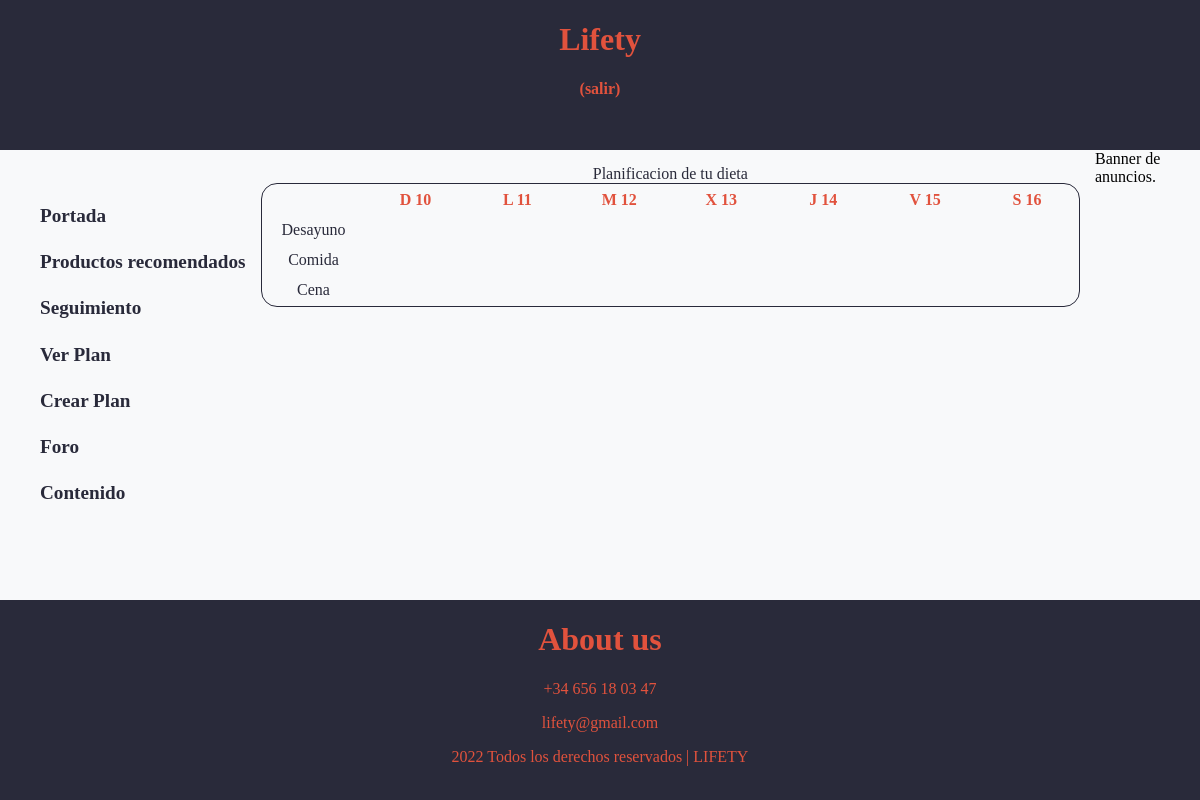
Screenshot of /plandieta.php (signed in) with the database file from the repository.
### tables this page shows
CREATE TABLE `dieta` (
  `id_usuario` int(5) unsigned NOT NULL,
  `fecha` date NOT NULL,
  `id_desayuno` int(5) unsigned DEFAULT NULL,
  `id_almuerzo` int(5) unsigned DEFAULT NULL,
  `id_cena` int(5) unsigned DEFAULT NULL,
  `tipo` int(1) unsigned NOT NULL DEFAULT 0,
  PRIMARY KEY (`id_usuario`,`fecha`),
  KEY `clave-dieta-desayuno` (`id_desayuno`),
  KEY `clave-dieta-almurezo` (`id_almuerzo`),
  KEY `clave-dieta-cena` (`id_cena`),
  CONSTRAINT `clave-dieta-almurezo` FOREIGN KEY (`id_almuerzo`) REFERENCES `comidas` (`id_comida`) ON DELETE SET NULL ON UPDATE CASCADE,
  CONSTRAINT `clave-dieta-cena` FOREIGN KEY (`id_cena`) REFERENCES `comidas` (`id_comida`) ON DELETE SET NULL ON UPDATE CASCADE,
  CONSTRAINT `clave-dieta-desayuno` FOREIGN KEY (`id_desayuno`) REFERENCES `comidas` (`id_comida`) ON DELETE SET NULL ON UPDATE CASCADE,
  CONSTRAINT `dieta_ibfk_1` FOREIGN KEY (`id_usuario`) REFERENCES `usuario` (`id_usuario`) ON DELETE CASCADE ON UPDATE CASCADE
);

### plandieta.php (called while the page is built, shortened)
<?php
require_once __DIR__.'/includes/vistas/helpers/planes.php';
$htmlDieta = mostrarDieta();
require __DIR__.'/includes/vistas/plantillas/plantilla.php';

### includes/clases/appweb/plan/Dieta.php (called while the page is built, shortened)
<?php
class Dieta {
    public static function buscaDieta($id, &$dias, &$desayuno, &$almuerzo, &$cena){
        $IDs_desayunos = array();
        $IDs_almuerzos = array();
        $IDs_cenas = array();
        $bd = Aplicacion::getInstance()->getConexionBd();
        $query = sprintf(
            "SELECT dieta.fecha AS fecha FROM dieta WHERE dieta.id_usuario = %d",
            $id
        );
        if (!($result = $bd->query($query))) {
            return false;
        }
        $dias = $result->num_rows;
        $fila = mysqli_fetch_assoc($result);
        $fecha = $fila['fecha'];
        $query = sprintf(
            "SELECT dieta.id_desayuno, dieta.id_almuerzo, dieta.id_cena FROM dieta WHERE dieta.id_usuario = %d",
            $id
        );
        $result = $bd->query($query);
        while ($fila = mysqli_fetch_assoc($result)) {
            array_push($IDs_desayunos, $fila['id_desayuno']);
            array_push($IDs_almuerzos, $fila['id_almuerzo']);
            array_push($IDs_cenas, $fila['id_cena']);
        }
        $desayuno = self::fill_array($bd, $IDs_desayunos);
        $almuerzo = self::fill_array($bd, $IDs_almuerzos);
        $cena = self::fill_array($bd, $IDs_cenas);
        return $fecha;
    }
    private static function fill_array($bd, $src) {
        $ret = array();
        for ($i = 0; $i < count($src); $i++) {
            $query = sprintf(
                "SELECT comidas.descripcion FROM comidas WHERE comidas.id_comida = %d",
                $src[$i]
            );
            $result = $bd->query($query);
            $fila = mysqli_fetch_assoc($result);
            array_push($ret, $fila['descripcion']);
        }
        return $ret;
    }
}
?>

### includes/vistas/helpers/planes.php (the view, shortened to what this page needs)
<?php
function mostrarDieta(){
    $dias = 0;
    $desayuno = array();
    $almuerzo = array();
    $cena = array();
    $fecha = Dieta:: buscaDieta($_SESSION['id'], $dias, $desayuno, $almuerzo, $cena);
    $contenido = "<table id=planificacion>";
    $contenido .= "<caption>Planificacion de tu dieta</caption>";
    $contenido .= "<thead><tr>";
    $contenido .= "<th></th>";
    for ($i = 0; $i < $dias; $i++) {
        $dia_semana = date('w', strtotime($fecha));
        $dia_mes = date('d', strtotime($fecha));
        switch ($dia_semana) {
            case 1: { $contenido .= "<th>L ".$dia_mes."</th>";   } break;
            case 2: { $contenido .= "<th>M ".$dia_mes."</th>";   } break;
            case 3: { $contenido .= "<th>X ".$dia_mes."</th>";   } break;
            case 4: { $contenido .= "<th>J ".$dia_mes."</th>";   } break;
            case 5: { $contenido .= "<th>V ".$dia_mes."</th>";   } break;
            case 6: { $contenido .= "<th>S ".$dia_mes."</th>";   } break;
            case 0: { $contenido .= "<th>D ".$dia_mes."</th>";   } break;
        }
        $fecha = date('Y-m-d', strtotime($fecha . '+1 day'));
    }
    $contenido .= "</tr></thead><tbody>";
    for ($i = 0; $i < 3; $i++) {
        $contenido .= "<tr>";
        switch ($i) {
            case 0: $contenido .= "<td id=\"table-diets\">Desayuno</td>";  break;
            case 1: $contenido .= "<td id=\"table-diets\">Comida</td>";    break;
            case 2: $contenido .= "<td id=\"table-diets\">Cena</td>";      break;
        }
        for ($j = 0; $j < $dias; $j++) {
            switch ($i) {
                case 0: $contenido .= "<td>" . $desayuno[$j] . "</td>";   break;
                case 1: $contenido .= "<td>" . $almuerzo[$j] . "</td>";     break;
                case 2: $contenido .= "<td>" . $cena[$j] . "</td>";       break;
            }
        }
        $contenido .= "</tr>";
    }
    $contenido .= "</tbody></table>";
    $html = <<<EOF
    $contenido
    EOF;
    return $html;
}

### src/css/estilo.css (style rules this page uses)
body { position : absolute; width : 100%; height : 100%; margin : 0; padding : 0; font-family: Century; -webkit-font-smoothing: antialiased; -moz-osx-font-smoothing: grayscale; background-color: #f8f9fa; }
body:before { content: ""; position: fixed; display: block; top: 0; left: 0; display: block; width: 100%; height: 100%; }
table#planificacion { color: #292a3a; width: 100%; border: 1px solid; table-layout: fixed; background-color: #f8f9fa; border-radius: 1em; margin-top: 15px; }
#planificacion td, #planificacion th { text-align: center; padding: 5px; border-radius: 1em; }
th { color:#e1523d; }

### rows the page displays
dieta: fecha "10", fecha "11", fecha "12", fecha "13", fecha "14", fecha "15", fecha "16"
